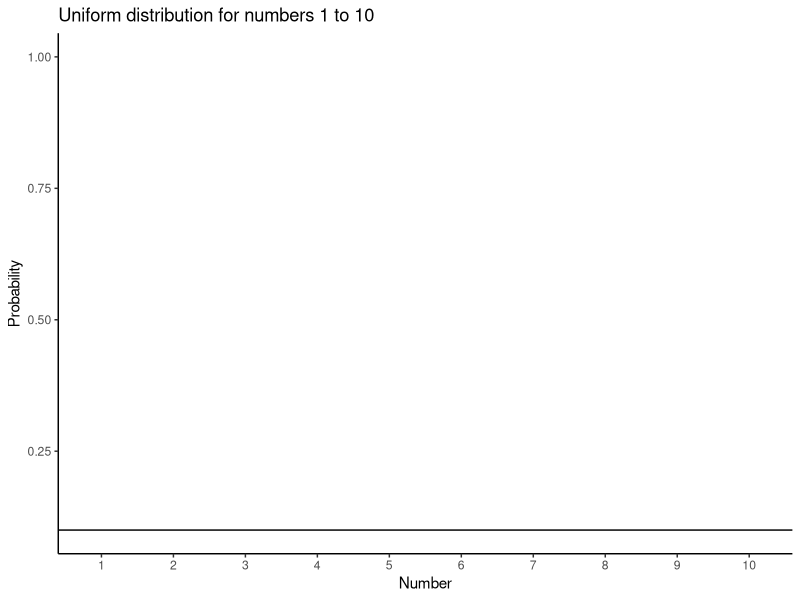
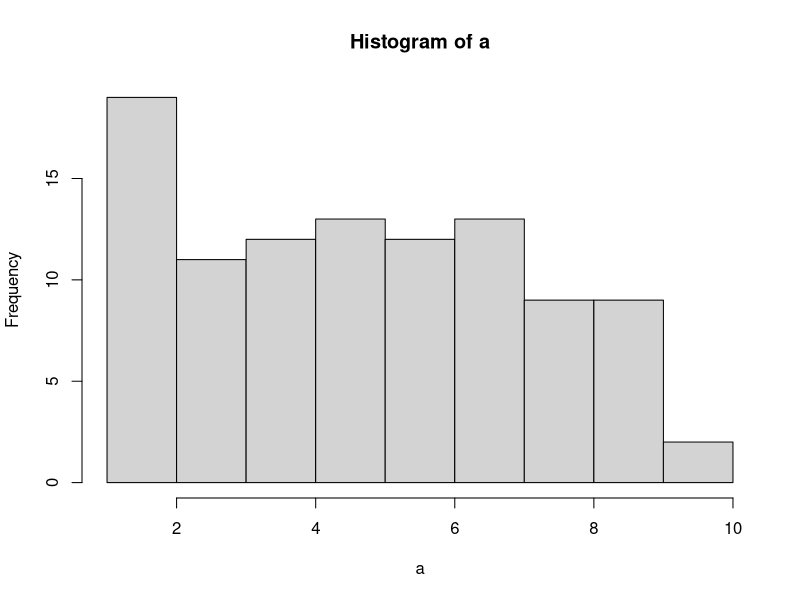
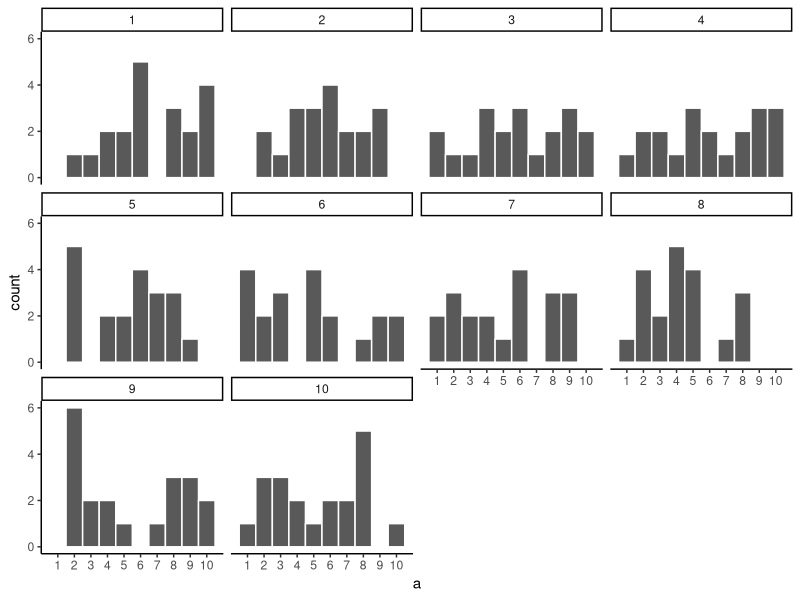
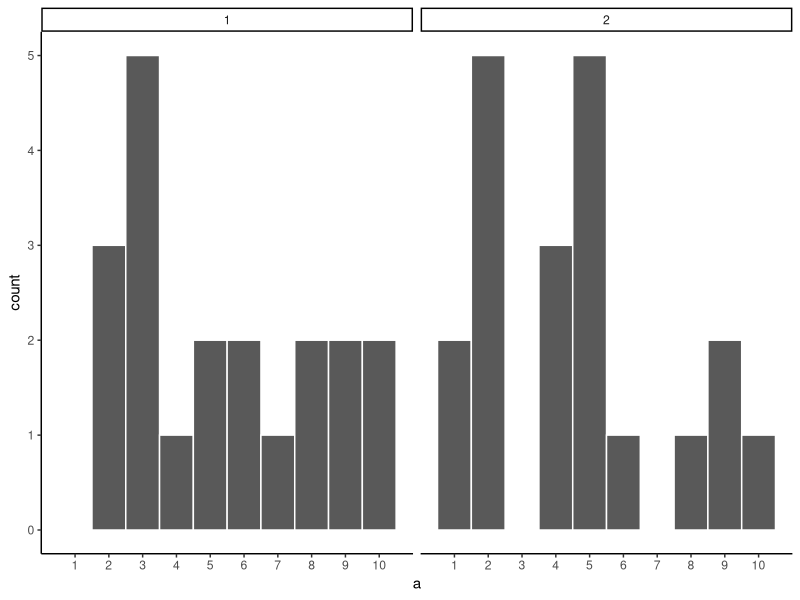
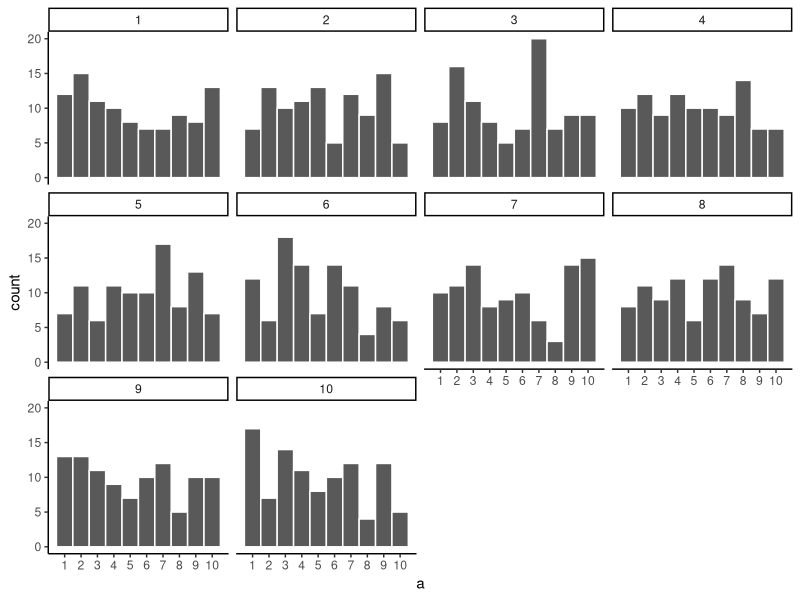
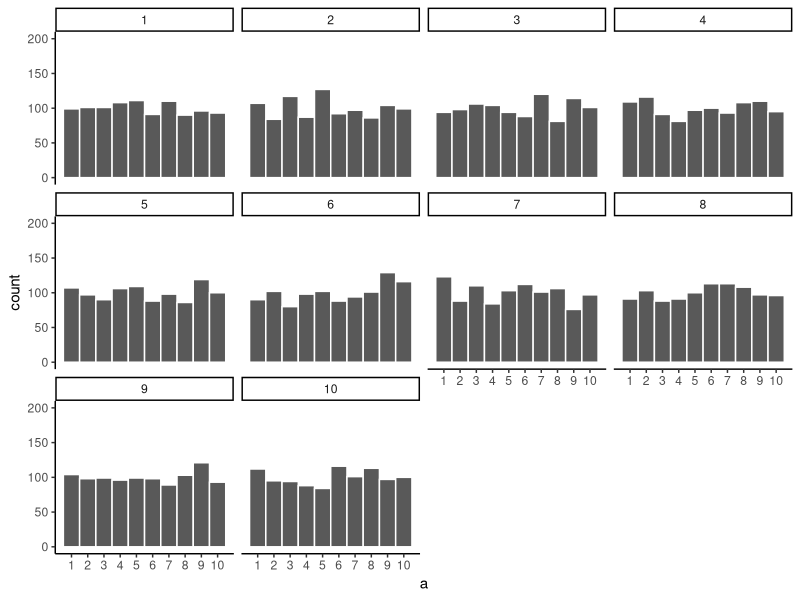
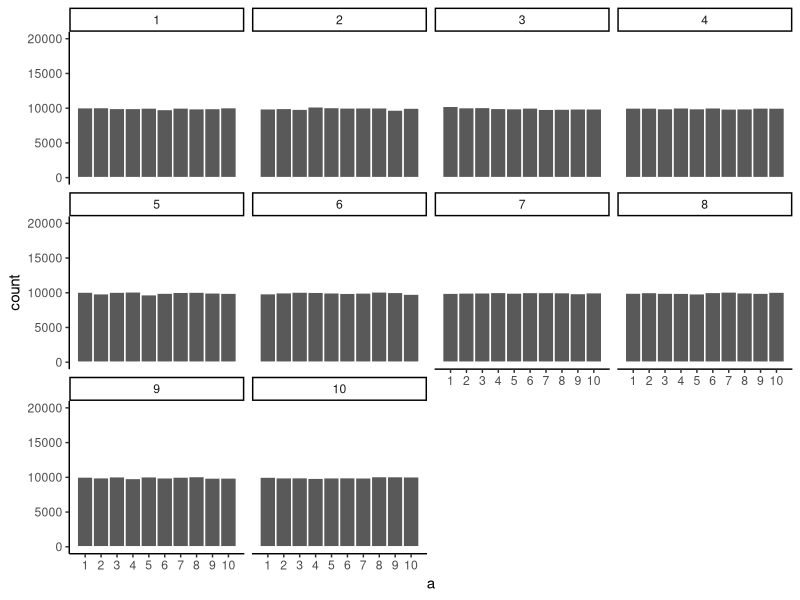
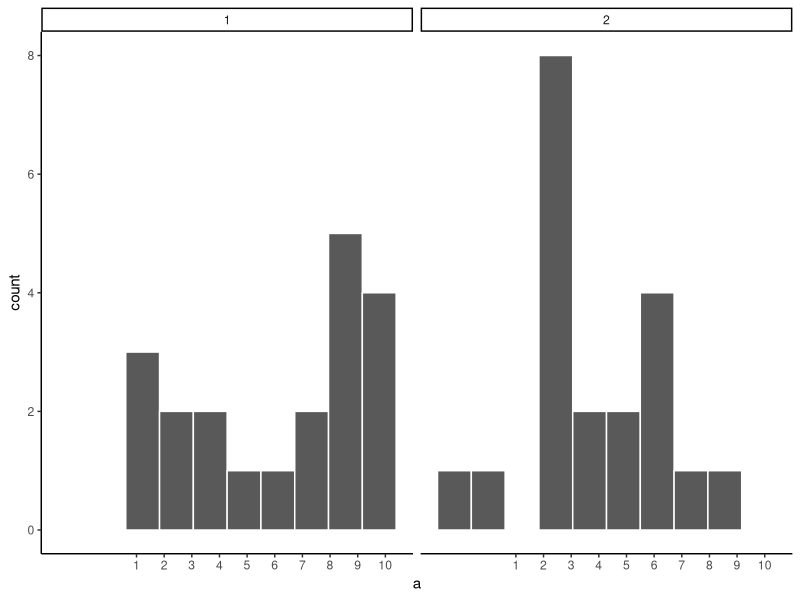

These charts were generated, in order, by the following R code: (Note: this script raises an error after producing the figures.)
## ---- chunk 1
library(ggplot2)

df<-data.frame(a=1:10,b=seq(.1,1,.1))
df$a<-as.factor(df$a)

ggplot(df,aes(x=a,y=b))+
  geom_point(color="white")+
  geom_hline(yintercept=.1)+
  theme_classic()+
  ylab("Probability")+
  xlab("Number")+
  ggtitle("Uniform distribution for numbers 1 to 10")


## ---- chunk 2
a<-matrix(round(runif(100,1,10)),ncol=10)
knitr::kable(a)
## ---- chunk 3
hist(a)
## ---- chunk 4
a<-round(runif(20*10,1,10))
df<-data.frame(a,sample=rep(1:10,each=20))

ggplot(df,aes(x=a))+
  geom_histogram(bins=10, color="white")+
  facet_wrap(~sample)+
  theme_classic()+
  scale_x_continuous(breaks=seq(1,10,1))

## ---- chunk 5
library(gganimate)
ggplot(df,aes(x=a))+
  geom_histogram(bins=10, color="white")+
  theme_classic()+
  scale_x_continuous(breaks=seq(1,10,1))+
  geom_hline(yintercept=2)+
  ggtitle("Small N=20 samples from a uniform distribution")+
  transition_states(
    sample,
    transition_length = 2,
    state_length = 1
  )+enter_fade() + 
  exit_shrink() +
  ease_aes('sine-in-out')
  
## ---- chunk 6
a<-round(runif(20*2,1,10))
df<-data.frame(a,sample=rep(1:2,each=20))

ggplot(df,aes(x=a))+
  geom_histogram(bins=10, color="white")+
  facet_wrap(~sample)+
  theme_classic()+
  scale_x_continuous(breaks=seq(1,10,1))

## ---- chunk 7
a<-sample(1:10,100*10,replace=T)
df<-data.frame(a,sample=rep(1:10,each=100))

ggplot(df,aes(x=a))+
  geom_histogram(bins=10, color="white")+
  facet_wrap(~sample)+
  theme_classic()+
  ylim(0,20)+
  scale_x_continuous(breaks=seq(1,10,1))

## ---- chunk 8
a<-sample(1:10,1000*10,replace=T)
df<-data.frame(a,sample=rep(1:10,each=1000))

ggplot(df,aes(x=a))+
 geom_histogram(bins=10, color="white")+
  facet_wrap(~sample)+
  theme_classic()+
  ylim(0,200)+
  scale_x_continuous(breaks=seq(1,10,1))

## ---- chunk 9
a<-sample(1:10,100000*10,replace=T)
df<-data.frame(a,sample=rep(1:10,each=100000))

ggplot(df,aes(x=a))+
  geom_histogram(bins=10, color="white")+
  facet_wrap(~sample)+
  theme_classic()+
  ylim(0,20000)+
  scale_x_continuous(breaks=seq(1,10,1))

## ---- chunk 10
a<-c(sample(1:10,20,replace=T),round(rnorm(20,5,2.5)))
df<-data.frame(a,sample=rep(1:2,each=20))

ggplot(df,aes(x=a))+
  geom_histogram(bins=10, color="white")+
  facet_wrap(~sample)+
  theme_classic()+
  scale_x_continuous(breaks=seq(1,10,1))

## ---- chunk 11
a<-c(sample(1:10,1000,replace=T),round(rnorm(1000,5,1.25)))
df<-data.frame(a,sample=rep(1:2,each=1000))

ggplot(df,aes(x=a))+
  geom_histogram(bins=10, color="white")+
  facet_wrap(~sample)+
  theme_classic()+
  scale_x_continuous(breaks=seq(0,10,1))

## ---- chunk 12
hand<-rep(c("left","right"),each=10)
gumball<-rbinom(20,1,.5)
df<-data.frame(hand,gumball)

knitr::kable(df)
## ---- chunk 13
sum_df<-aggregate(gumball~hand,df,sum)
ggplot(sum_df,aes(x=hand,y=gumball))+
  geom_bar(stat="identity")+
  theme_classic()
  
## ---- chunk 14
hand<-rep(rep(c("left","right"),each=10),10)
experiment<-rep(1:10,each=20)
gumball<-rbinom(20*10,1,.5)
df<-data.frame(experiment,hand,gumball)
sum_df<-aggregate(gumball~experiment*hand,df,sum)
ggplot(sum_df,aes(x=hand,y=gumball))+
  geom_bar(stat="identity")+
  theme_classic()+
  facet_wrap(~experiment)

## ---- chunk 15
differences<-sum_df[sum_df$hand =="left",]$gumball-
  sum_df[sum_df$hand =="right",]$gumball

dif_df<-data.frame(experiment=c(1:10),differences)
dif_df$experiment<-as.factor(dif_df$experiment)

ggplot(dif_df,aes(y=differences,x=experiment))+
  geom_bar(stat="identity")+
  theme_classic()+
  ylab("differences")
## ---- chunk 16
hand<-rep(rep(c("left","right"),each=10),100)
experiment<-rep(1:100,each=20)
gumball<-rbinom(20*100,1,.5)
df<-data.frame(experiment,hand,gumball)
sum_df<-aggregate(gumball~experiment*hand,df,sum)

differences<-sum_df[sum_df$hand =="left",]$gumball-
  sum_df[sum_df$hand =="right",]$gumball

dif_df<-data.frame(experiment=c(1:100),differences)
dif_df$experiment<-as.factor(dif_df$experiment)

ggplot(dif_df,aes(y=differences,x=experiment))+
  geom_bar(stat="identity")+
  theme_classic()+
  ylab("differences")
## ---- chunk 17
hand<-rep(rep(c("left","right"),each=10),10000)
experiment<-rep(1:10000,each=20)
gumball<-rbinom(20*10000,1,.5)
df<-data.frame(experiment,hand,gumball)
sum_df<-aggregate(gumball~experiment*hand,df,sum)

differences<-sum_df[sum_df$hand =="left",]$gumball-
  sum_df[sum_df$hand =="right",]$gumball

hist(differences,breaks=seq(-10,10,1))
## ---- chunk 18
library(dplyr)
gum<-round(runif(20,70,100))
no_gum<-round(runif(20,40,90))

gum_df<-data.frame(student=seq(1:20),gum,no_gum)

gum_df <- gum_df %>%
  rbind(c("Sums",colSums(gum_df[,2:3]))) %>%
  rbind(c("Means",colMeans(gum_df[,2:3])))
knitr::kable(gum_df)

## ---- chunk 19
gum_df_small<-gum_df[1:5,]
gum_df_small$gum<-as.numeric(gum_df_small$gum)
gum_df_small$no_gum<-as.numeric(gum_df_small$no_gum)

gum_df_small <- gum_df_small %>%
  rbind(c("Sums",colSums(gum_df_small[,2:3]))) %>%
  rbind(c("Means",colMeans(gum_df_small[,2:3])))
knitr::kable(gum_df_small)

## ---- chunk 20
all_scores       <- c(gum[1:5],no_gum[1:5])
randomize_scores <- sample(all_scores)
new_gum          <- randomize_scores[1:5]
new_no_gum       <- randomize_scores[6:10]
print(new_gum)
print(new_no_gum)
## ---- chunk 21
gum_df_small<-gum_df[1:5,]
gum_df_small$gum<-as.numeric(gum_df_small$gum)
gum_df_small$no_gum<-as.numeric(gum_df_small$no_gum)

all_scores       <- c(gum[1:5],no_gum[1:5])
randomize_scores <- sample(all_scores)
gum2          <- randomize_scores[1:5]
no_gum2       <- randomize_scores[6:10]

gum_df_small <-cbind(gum_df_small,gum2,no_gum2)

all_scores       <- c(gum[1:5],no_gum[1:5])
randomize_scores <- sample(all_scores)
gum3          <- randomize_scores[1:5]
no_gum3       <- randomize_scores[6:10]

gum_df_small <-cbind(gum_df_small,gum3,no_gum3)

gum_df_small <- gum_df_small %>%
  rbind(c("Sums",colSums(gum_df_small[,2:7]))) %>%
  rbind(c("Means",colMeans(gum_df_small[,2:7])))
knitr::kable(gum_df_small)

## ---- chunk 22

mean_differences<-length(10000)
for(i in 1:10000){
  all<-sample(c(gum,no_gum))
  mean_differences[i]<-mean(all[1:20])-mean(all[21:40])
}

rand_df <- data.frame(sims=1:10000,mean_differences)

ggplot(rand_df,aes(x=mean_differences))+
  geom_histogram(color="white")+
  theme_classic()+
  geom_vline(color="blue",xintercept=(mean(gum)-mean(no_gum)))


## ---- chunk 23

ggplot(rand_df,aes(x=mean_differences))+
  geom_histogram(color="white")+
  theme_classic()+
  geom_vline(color="blue",xintercept=10)+
  geom_vline(color="red",xintercept=5)


## ---- chunk 24
knitr::include_graphics('figures02/discRandDotPlot/discRandDotPlot.pdf')
## ---- chunk 25
knitr::include_graphics('figures02/OpportunityCost/OpportunityCostDiffsDotPlot.pdf')
## ---- chunk 26
knitr::include_graphics('figures02/OpportunityCost/OpportunityCostDiffsRightTail.pdf')
